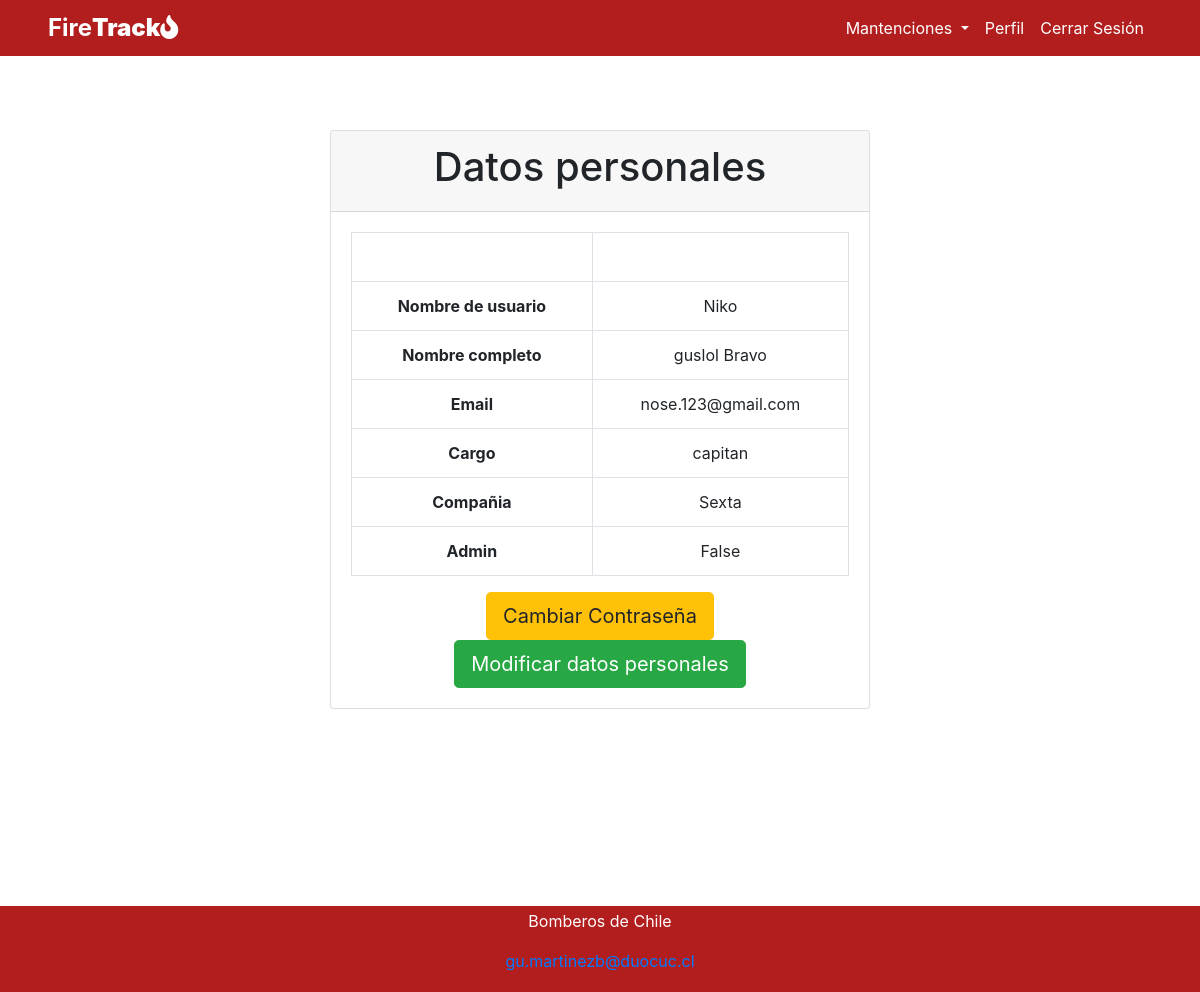
The page /perfil_usuario/ (signed in) on the database its author committed.
### app_bomberos/models.py (models this page shows)
class CustomUser(AbstractUser):
    ROLE_CHOICES = (
        ('capitan', 'Capitán'),
        ('mecanico', 'Mecánico'),
        ('comandante', 'Comandante'),
    )
    role = models.CharField(max_length=10, choices=ROLE_CHOICES, default='mecanico')
    compania = models.ForeignKey(Compañia, on_delete=models.SET_NULL, default="Sin Compañia",null=True, blank=True)
    sueldo = models.IntegerField(default=0, blank=True, null=True)
    valor_por_hora = models.DecimalField(max_digits=9, decimal_places=2, default=0, blank=True, null=True)
    admin = models.BooleanField(default=False)

class Compañia(models.Model):
    nombre_compania = models.CharField(max_length=100)
    direccion = models.CharField(max_length=200)
    def __str__(self):
        return self.nombre_compania

### app_bomberos/views.py (the view)
# urls.py: path('perfil_usuario/', views.perfil_usuario, name='perfil_usuario'),
@login_required
def perfil_usuario(request):
    context = {}
    user_role = request.session.get('user_role', None)
    check = CustomUser.objects.filter(pk=request.user.id)
    if len(check)>0:
        data = CustomUser.objects.get(pk=request.user.id)
        context["data"] = data
    contexto = {
        'data': data,
        'user_role': user_role,
    }
    return render(request,"app_bomberos/perfil_usuario.html",contexto)

### app_bomberos/templates/app_bomberos/perfil_usuario.html (shortened to what this page needs)
{% extends "app_bomberos/base.html" %}
{% load static %}
{% block content %}
<div class="container">
    <div class="row">
        <div class="col-md-6 mx-auto py-4">
            <div class="card">
                <div class="card-header">
                    <h1>Datos personales</h1>
                </div>
                <div class="card-body">
                    <table class="table table-bordered">
                        <tbody>
                          <tr>
                              <th style="color:white;">ID</th>
                              <td style="color:white;">{{data.id}}</td>
                          </tr>
                            <tr>
                                <th >Nombre de usuario</th>
                                <td >{{data.username}}</td>
                            </tr>
                            <tr>
                                <th >Nombre completo</th>
                                <td >{{data.first_name}} {{data.last_name}}</td>
                            </tr>
                            <tr>
                                <th>Email</th>
                                <td>{{data.email}}</td>
                            </tr>
                            <tr>
                              <th>Cargo</th>
                              <td>{{data.role}}</td>
                          </tr>
                            <tr>
                                <th>Compañia</th>
                                <td>{{data.compania}}</td>
                            </tr>
                            <tr>
                                <th>Admin</th>
                                <td>{{data.admin}}</td>
                            </tr>
                        </tbody>
                    </table>
                    <a role="button" class="btn btn-warning btn-lg" href="{% url 'password_change' %}">Cambiar Contraseña</a>
                    <a role="button" class="btn btn-success btn-lg" href="{% url 'moduser' data.id %}">Modificar datos personales</a>
                  </div>
                </div>
            </div>
        </div>
    </div>
</div>
{% endblock %}

### app_bomberos/static/app_bomberos/css/style1.css (style rules this page uses)
.card { transition: transform 0.2s; }

### rows shown on the page
CustomUser: username "Niko", first_name "guslol", last_name "Bravo", email "nose.123@gmail.com", role "capitan", compania "Sexta", admin "False"
